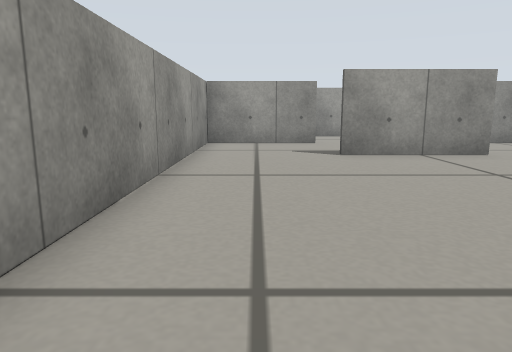
[1] (above)

12 first-person views from a walk through a world built for the Gazebo simulator. The camera is 0.26 m above the floor, tilts 10° down and sees 70° across. The floor is counted in squares, 0.25 m on a side. Each view is taken from the middle of a square. On the plan, view 1 faces up. The plan holds only what a view shows up to about 13 squares ahead; the rest is blank.

[2]
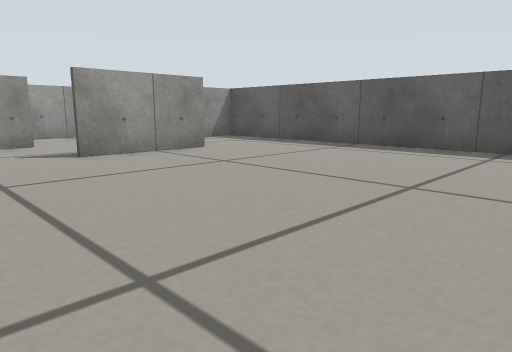

[3]
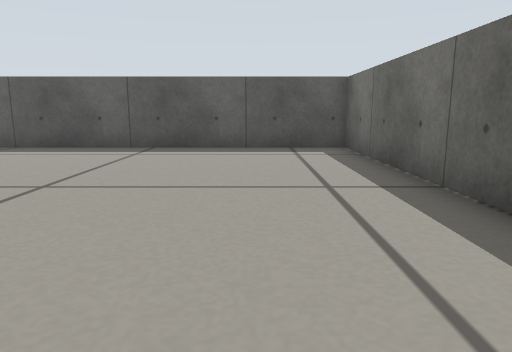

[4]
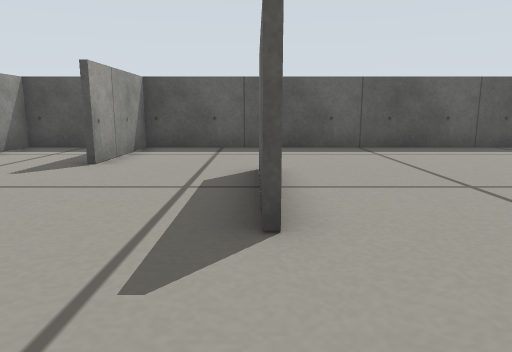

[5]
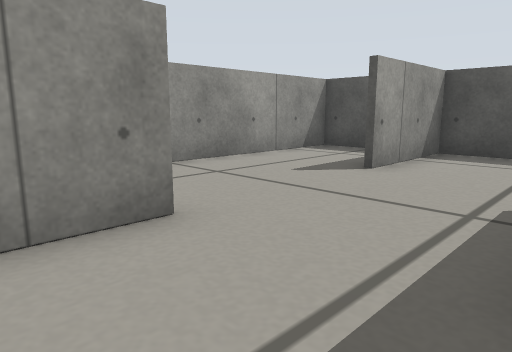

[6]
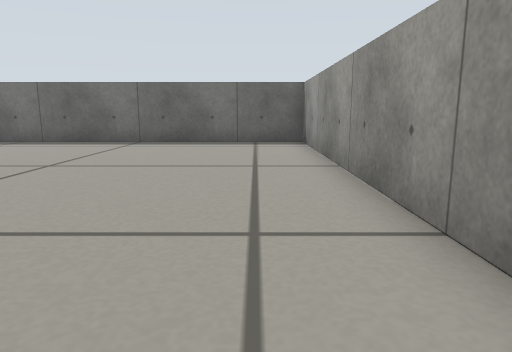

[7]
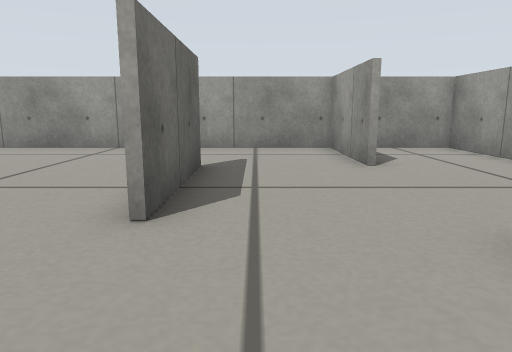

[8]
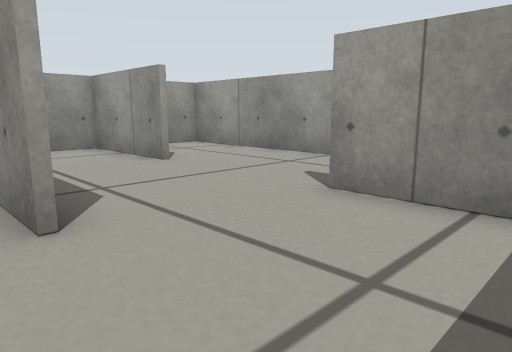

[9]
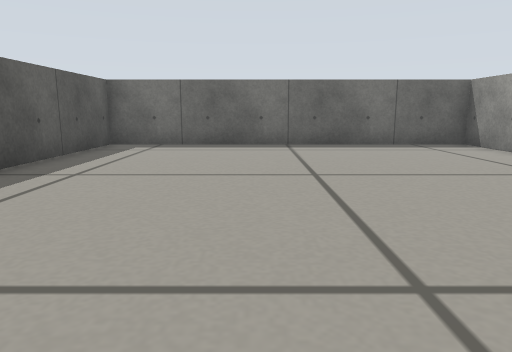

[10]
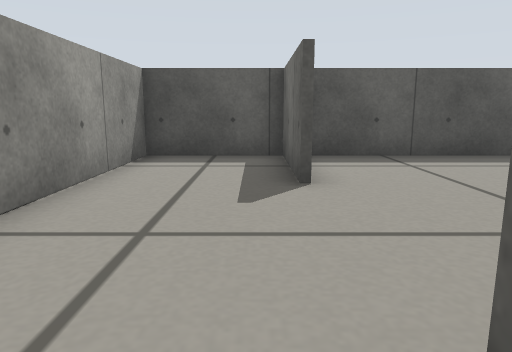

[11]
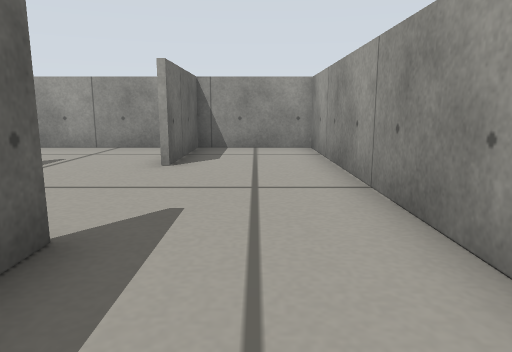

[12]
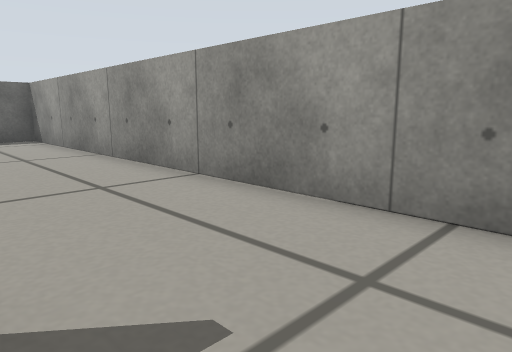

### Floor plan
Ten units are one square. View 1 is at (0, 0); x grows to the right and y downward. Boxes are objects, and circles mark ways between rooms. Rooms are numbered by the first view taken in them; rooms with no view inside come last. Other rooms are left out.
<svg viewBox="-21 -161 122 202">
<path fill="none" stroke="#000" d="M56 -88 20 -88M20 -89 56 -89M20 -122 -16 -122M-16 -121 -16 36 96 36 96 -121M96 -122 61 -122M61 -124 96 -124M-16 -124 20 -124M96 -121 96 -156 -16 -156 -16 -121"/>
<circle cx="40" cy="-120" r="3" fill="#2a7"/>
<text x="40" y="-40">1</text>
<text x="40" y="-140">2</text>
</svg>
Room 1 opens to room 2.

Where each view was taken, in squares from view 1:
view 1: 0 up, 0 right, facing up
view 2: 0 up, 1 left, facing up-right
view 3: 1 down, 1 left, facing right
view 4: 9 up, 1 left, facing right
view 5: 9 up, 0 right, facing up-right
view 6: 9 up, 0 right, facing down
view 7: 10 up, 9 right, facing left
view 8: 8 up, 9 right, facing up-left
view 9: 8 up, 5 right, facing down
view 10: 13 up, 1 right, facing right
view 11: 14 up, 9 right, facing left
view 12: 11 up, 2 right, facing down-left
